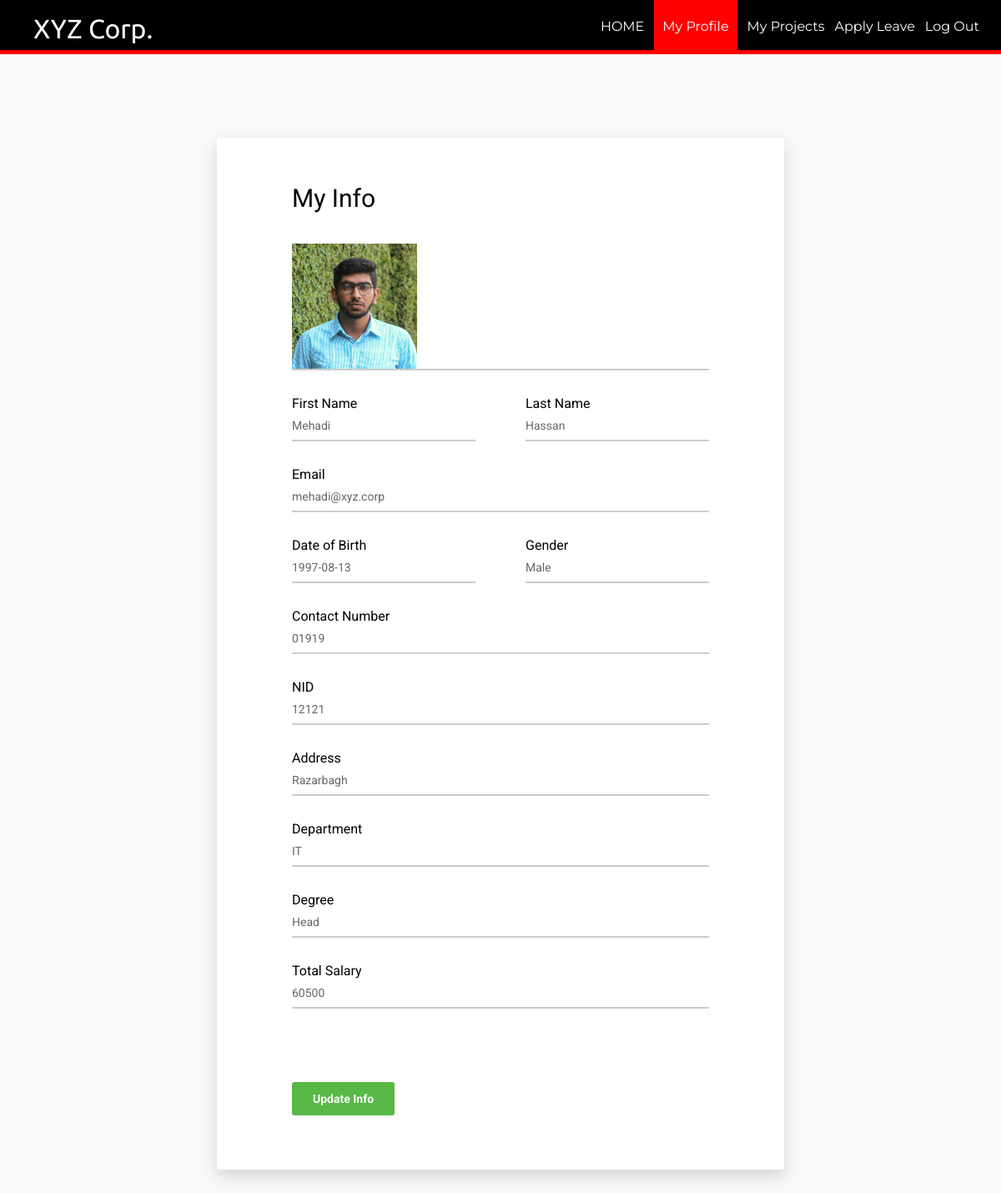
/myprofile.php?id=101, run on the app's committed database.
### tables this page shows
CREATE TABLE `employee` (
  `id` int(11) NOT NULL,
  `firstName` varchar(100) NOT NULL,
  `lastName` varchar(100) NOT NULL,
  `email` varchar(100) NOT NULL,
  `password` text NOT NULL,
  `birthday` date NOT NULL,
  `gender` varchar(10) NOT NULL,
  `contact` varchar(20) NOT NULL,
  `nid` int(20) NOT NULL,
  `address` varchar(100) DEFAULT NULL,
  `dept` varchar(100) NOT NULL,
  `degree` varchar(100) NOT NULL,
  `pic` text NOT NULL
);

CREATE TABLE `salary` (
  `id` int(11) NOT NULL,
  `base` int(11) NOT NULL,
  `bonus` int(11) DEFAULT NULL,
  `total` int(11) DEFAULT NULL
);

### myprofile.php (the view, shortened to what this page needs)
<?php
require_once ('process/dbh.php');
  $id = (isset($_GET['id']) ? $_GET['id'] : '');
  $sql = "SELECT * from `employee` WHERE id=$id";
  $sql2 = "SELECT total from `salary` WHERE id = $id";
  $result = mysqli_query($conn, $sql);
  $result2 = mysqli_query($conn , $sql2);
  $salary = mysqli_fetch_array($result2);
  $empS = ($salary['total']);
  if($result){
  while($res = mysqli_fetch_assoc($result)){
  $firstname = $res['firstName'];
  $lastname = $res['lastName'];
  $email = $res['email'];
  $contact = $res['contact'];
  $address = $res['address'];
  $gender = $res['gender'];
  $birthday = $res['birthday'];
  $nid = $res['nid'];
  $dept = $res['dept'];
  $degree = $res['degree'];
  $pic = $res['pic'];
}
}
?>
<html>
<head>
    <link href="vendor/mdi-font/css/material-design-iconic-font.min.css" rel="stylesheet" media="all">
    <link href="vendor/font-awesome-4.7/css/font-awesome.min.css" rel="stylesheet" media="all">
    <link href="vendor/select2/select2.min.css" rel="stylesheet" media="all">
    <link href="vendor/datepicker/daterangepicker.css" rel="stylesheet" media="all">
    <link href="css/main.css" rel="stylesheet" media="all">
</head>
<body>
  <header>
    <nav>
      <h1>XYZ Corp.</h1>
      <ul id="navli">
        <li><a class="homeblack" href="eloginwel.php?id=<?php echo $id?>"">HOME</a></li>
        <li><a class="homered" href="myprofile.php?id=<?php echo $id?>"">My Profile</a></li>
        <li><a class="homeblack" href="empproject.php?id=<?php echo $id?>"">My Projects</a></li>
        <li><a class="homeblack" href="applyleave.php?id=<?php echo $id?>"">Apply Leave</a></li>
        <li><a class="homeblack" href="elogin.html">Log Out</a></li>
      </ul>
    </nav>
  </header>
  <div class="divider"></div>
  <div class="page-wrapper bg-blue p-t-100 p-b-100 font-robo">
        <div class="wrapper wrapper--w680">
            <div class="card card-1">
                <div class="card-body">
                    <h2 class="title">My Info</h2>
                    <form method="POST" action="myprofileup.php?id=<?php echo $id?>" >
                        <div class="input-group">
                          <img src="process/<?php echo $pic;?>" height = 150px width = 150px>
                        </div>
                        <div class="row row-space">
                            <div class="col-2">
                                <div class="input-group">
                                  <p>First Name</p>
                                     <input class="input--style-1" type="text" name="firstName" value="<?php echo $firstname;?>" readonly >
                                </div>
                            </div>
                            <div class="col-2">
                                <div class="input-group">
                                  <p>Last Name</p>
                                    <input class="input--style-1" type="text" name="lastName" value="<?php echo $lastname;?>" readonly>
                                </div>
                            </div>
                        </div>
                        <div class="input-group">
                          <p>Email</p>
                            <input class="input--style-1" type="email"  name="email" value="<?php echo $email;?>" readonly>
                        </div>
                        <div class="row row-space">
                            <div class="col-2">
                                <div class="input-group">
                                  <p>Date of Birth</p>
                                    <input class="input--style-1" type="text" name="birthday" value="<?php echo $birthday;?>" readonly>
                                </div>
                            </div>
                            <div class="col-2">
                                <div class="input-group">
                                  <p>Gender</p>
                                  <input class="input--style-1" type="text" name="gender" value="<?php echo $gender;?>" readonly>
                                </div>
                            </div>
                        </div>
                        <div class="input-group">
                          <p>Contact Number</p>
                            <input class="input--style-1" type="number" name="contact" value="<?php echo $contact;?>" readonly>
                        </div>
                        <div class="input-group">
                          <p>NID</p>
                            <input class="input--style-1" type="number" name="nid" value="<?php echo $nid;?>" readonly>
                        </div>
                         <div class="input-group">
                          <p>Address</p>
                            <input class="input--style-1" type="text"  name="address" value="<?php echo $address;?>" readonly>
                        </div>
                        <div class="input-group">
                          <p>Department</p>
                            <input class="input--style-1" type="text" name="dept" value="<?php echo $dept;?>" readonly>
                        </div>
                        <div class="input-group">
                          <p>Degree</p>
                            <input class="input--style-1" type="text" name="degree" value="<?php echo $degree;?>" readonly>
                        </div>
                        <div class="input-group">
                          <p>Total Salary</p>
                            <input class="input--style-1" type="text" name="degree" value="<?php echo $empS;?>" readonly>
                        </div>
                        <input type="hidden" name="id" id="textField" value="<?php echo $id;?>" required="required"><br><br>
                        <div class="p-t-20">
                            <button class="btn btn--radius btn--green"  name="send" >Update Info</button>
                        </div>
                    </form>
                </div>
            </div>
        </div>
    </div>
</body>
</html>

### main.css (style rules this page uses)
body { margin: 0px; font-family: 'Ubuntu', sans-serif; }
header { background: black; color: white; padding: 16px 20px 6px 40px; height: 60px; }
header h1 { display: inline; font-family: 'Ubuntu', sans-serif; font-weight: 400; font-size: 32px; float: left; margin-top: 0px; margin-right: 10px; }
nav ul { display: inline; padding: 6px; float: right; }
nav ul li { display: inline-block; list-style-type: none; color: white; float: left; margin-left: 12px; }
nav ul li a { color: white; text-decoration: none; }
#navli { font-family: 'Montserrat', sans-serif; }
.homered { background-color: red; padding: 30px 10px 22px 10px; }
.divider { background-color: red; height: 5px; }
.font-robo { font-family: "Roboto", "Arial", "Helvetica Neue", sans-serif; }
.row { display: -webkit-box; display: -webkit-flex; display: -moz-box; display: -ms-flexbox; display: flex; -webkit-flex-wrap: wrap; -ms-flex-wrap: wrap; flex-wrap: wrap; }
.row-space { -webkit-box-pack: justify; -webkit-justify-content: space-between; -moz-box-pack: justify; -ms-flex-pack: justify; justify-content: space-between; }
.col-2 { width: -webkit-calc((100% - 60px) / 2); width: -moz-calc((100% - 60px) / 2); width: calc((100% - 60px) / 2); }
html { -webkit-box-sizing: border-box; -moz-box-sizing: border-box; box-sizing: border-box; }
* { padding: 0; margin: 0; }
*, *:before, *:after { -webkit-box-sizing: inherit; -moz-box-sizing: inherit; box-sizing: inherit; }
h2, h3, h4, h5, h6, blockquote, p, pre, dl, dd, ol, ul, figure, hr, fieldset, legend { margin: 0; padding: 0; }
button { outline: none; background: none; border: none; }
.page-wrapper { min-height: 100vh; }
h1, h2, h3, h4, h5, h6 { font-weight: 400; }
h1 { font-size: 36px; }
h2 { font-size: 30px; }
.bg-blue { background: #F8F9F9; }
.p-t-100 { padding-top: 100px; }
.p-t-20 { padding-top: 20px; }
.p-b-100 { padding-bottom: 100px; }
.wrapper { margin: 0 auto; }
.wrapper--w680 { max-width: 680px; }
.btn { line-height: 40px; display: inline-block; padding: 0 25px; cursor: pointer; font-family: "Roboto", "Arial", "Helvetica Neue", sans-serif; color: #fff; -webkit-transition: all 0.4s ease; -o-transition: all 0.4s ease; -moz-transition: all 0.4s ease; transition: all 0.4s ease; font-size: 14px; font-weight: 700; }
.btn--radius { -webkit-border-radius: 3px; -moz-border-radius: 3px; border-radius: 3px; }
.btn--green { background: #57b846; }
input { outline: none; margin: 0; border: none; -webkit-box-shadow: none; -moz-box-shadow: none; box-shadow: none; width: 100%; font-size: 14px; font-family: inherit; }
.input-group { position: relative; margin-bottom: 30px; border-bottom: 2px solid #ccc; }
.input--style-1 { padding: 9px 0; color: #666; }
.title { margin-bottom: 37px; }
.card { overflow: hidden; -webkit-border-radius: 3px; -moz-border-radius: 3px; border-radius: 3px; background: #fff; }
.card-1 { -webkit-box-shadow: 0px 8px 20px 0px rgba(0, 0, 0, 0.15); -moz-box-shadow: 0px 8px 20px 0px rgba(0, 0, 0, 0.15); box-shadow: 0px 8px 20px 0px rgba(0, 0, 0, 0.15); }
.card-1 .card-body { padding: 0 90px; padding-top: 55px; padding-bottom: 65px; }

### data on the page
employee: pic (picture), firstName "Mehadi", lastName "Hassan", email "mehadi@xyz.corp", birthday "1997-08-13", gender "Male", contact "01919", nid "12121", address "Razarbagh", dept "IT", degree "Head"
salary: degree "60500"
